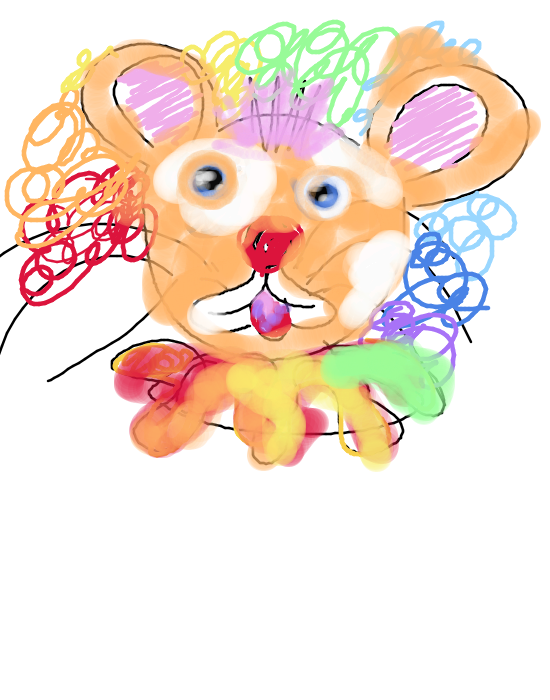

Python code for this plot:
from style import *


class DrawingCanvas(QWidget):
    def __init__(self, width, height):
        super().__init__()
        self.setFixedSize(width, height)
        self.canvas = QtGui.QPixmap(self.size())
        self.canvas.fill(Qt.GlobalColor.white)

        self.history = []
        self.drawing = False
        self.last_point = QtCore.QPoint()

        self.pen_color = "black"
        self.pen_size = 1
        self.tool = "pen"

        self.scale_factor = 1.0
        self.base_width = width
        self.base_height = height

    def paintEvent(self, event):
        painter = QtGui.QPainter(self)
        painter.setTransform(QtGui.QTransform())
        painter.fillRect(self.rect(), QtGui.QColor("#D3E9FF"))
        painter.setRenderHint(QtGui.QPainter.RenderHint.SmoothPixmapTransform)
        painter.scale(self.scale_factor, self.scale_factor)
        painter.drawPixmap(0, 0, self.canvas)

    def mousePressEvent(self, event):
        """when mouse pressed change to drawing"""
        if event.button() == Qt.MouseButton.LeftButton:
            self.drawing = True
            self.history.append(self.canvas.copy())
            self.last_point = (event.position() / self.scale_factor).toPoint()

    def mouseMoveEvent(self, event):
        """when mouse move and pressed creates
        a line from last point to current point"""
        if self.drawing:
            current_point = (event.position() / self.scale_factor).toPoint()
            painter = QtGui.QPainter(self.canvas)
            pen = QtGui.QPen(QtGui.QColor(self.pen_color),
                             self.pen_size,
                             Qt.PenStyle.SolidLine,
                             Qt.PenCapStyle.RoundCap)
            painter.setRenderHint(QtGui.QPainter.RenderHint.Antialiasing)
            painter.setPen(pen)
            painter.drawLine(self.last_point, current_point)
            painter.end()
            self.last_point = current_point
            self.update()

    def mouseReleaseEvent(self, event):
        """when mouse released change to not drawing"""
        if event.button() == Qt.MouseButton.LeftButton:
            self.drawing = False

    def clear_canvas(self):
        """cleans the canvas"""
        self.canvas.fill(Qt.GlobalColor.white)
        self.update()

    def save_canvas(self, msg):
        """Open a file dialog to save the canvas with a custom name"""
        filename, _ = QFileDialog.getSaveFileName(
            self,
            "Save Image",
            "drawing.png",
            "PNG Files (*.png);;JPEG Files (*.jpg);;All Files (*)"
        )

        if filename:
            ext = os.path.splitext(filename)[1].lower()
            if ext not in [".png", ".jpg", ".jpeg"]:
                filename += ".png"

            self.canvas.save(filename)
            QMessageBox.information(self, "Saved",
                                    f"Saved to:\n{filename}")

    def change_pen_size(self, size):
        """changes pen size"""
        self.pen_size = size / 2

    def set_tool(self, tool_type):
        """set the tool that is used"""
        self.tool = tool_type

    def change_pen_color(self, i):
        """changes pen size"""
        if self.tool == "marker":
            color = QtGui.QColor(MARKER_COLORS[i])
            color.setAlpha(30)
        else:
            color = QtGui.QColor(COLORS[i])
            color.setAlpha(255)
        self.pen_color = color

    def back(self):
        """changes pen size"""
        if self.history:
            self.canvas = self.history.pop()
            self.update()

    def zoom_in(self):
        self.scale_factor *= 1.2
        self._update_size()

    def zoom_out(self):
        self.scale_factor /= 1.2
        self._update_size()

    def reset_zoom(self):
        self.scale_factor = 1.0
        self._update_size()

    def _update_size(self):
        new_width = int(self.base_width * self.scale_factor)
        new_height = int(self.base_height * self.scale_factor)
        self.setFixedSize(new_width, new_height)
        self.update()


class CanvasContainer(QWidget):
    def __init__(self, child_widget):
        super().__init__()
        self.child_widget = child_widget

        layout = QVBoxLayout()
        layout.addStretch(1)

        h_layout = QHBoxLayout()
        h_layout.addStretch(1)
        h_layout.addWidget(self.child_widget)
        h_layout.addStretch(1)

        layout.addLayout(h_layout)
        layout.addStretch(1)
        self.setLayout(layout)

    def paintEvent(self, event):
        painter = QtGui.QPainter(self)
        painter.fillRect(self.rect(), QtGui.QColor("#D3E9FF"))


class CenteredScrollArea(QScrollArea):
    def __init__(self, canvas_widget):
        super().__init__()
        self.canvas_widget = canvas_widget
        self.setWidgetResizable(True)

        container = CanvasContainer(canvas_widget)

        self.setWidget(container)

    def wheelEvent(self, event):
        if (QApplication.keyboardModifiers() ==
                Qt.KeyboardModifier.ControlModifier):
            if event.angleDelta().y() > 0:
                self.canvas_widget.zoom_in()
            else:
                self.canvas_widget.zoom_out()
            event.accept()
        else:
            super().wheelEvent(event)
